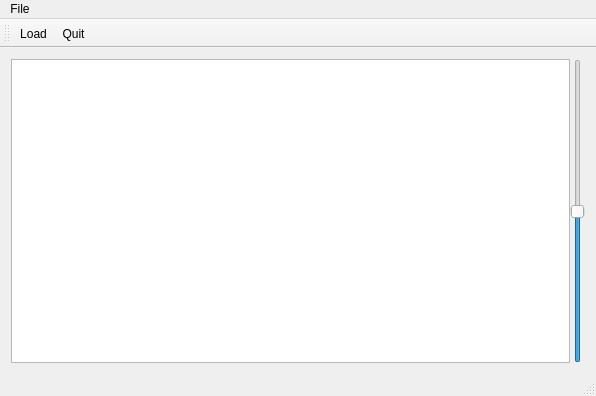
<?xml version="1.0" encoding="UTF-8"?>
<ui version="4.0">
 <class>CadastreBrowser</class>
 <widget class="QMainWindow" name="CadastreBrowser">
  <property name="geometry">
   <rect>
    <x>0</x>
    <y>0</y>
    <width>596</width>
    <height>396</height>
   </rect>
  </property>
  <property name="windowTitle">
   <string>CadastreBrowser</string>
  </property>
  <widget class="QWidget" name="centralWidget">
   <layout class="QGridLayout" name="gridLayout">
    <item row="0" column="0">
     <layout class="QHBoxLayout" name="horizontalLayout">
      <property name="spacing">
       <number>0</number>
      </property>
      <item>
       <widget class="QGraphicsView" name="graphicsView"/>
      </item>
      <item>
       <widget class="QSlider" name="zoomSlider">
        <property name="minimum">
         <number>1</number>
        </property>
        <property name="maximum">
         <number>200</number>
        </property>
        <property name="value">
         <number>100</number>
        </property>
        <property name="orientation">
         <enum>Qt::Vertical</enum>
        </property>
       </widget>
      </item>
     </layout>
    </item>
   </layout>
  </widget>
  <widget class="QMenuBar" name="menuBar">
   <property name="geometry">
    <rect>
     <x>0</x>
     <y>0</y>
     <width>596</width>
     <height>22</height>
    </rect>
   </property>
   <widget class="QMenu" name="menuFile">
    <property name="title">
     <string>File</string>
    </property>
    <addaction name="actionLoad"/>
    <addaction name="actionQuit"/>
   </widget>
   <addaction name="menuFile"/>
  </widget>
  <widget class="QToolBar" name="mainToolBar">
   <attribute name="toolBarArea">
    <enum>TopToolBarArea</enum>
   </attribute>
   <attribute name="toolBarBreak">
    <bool>false</bool>
   </attribute>
   <addaction name="actionLoad"/>
   <addaction name="actionQuit"/>
  </widget>
  <widget class="QStatusBar" name="statusBar"/>
  <action name="actionQuit">
   <property name="text">
    <string>Quit</string>
   </property>
   <property name="toolTip">
    <string>Quit</string>
   </property>
   <property name="shortcut">
    <string>Ctrl+Q</string>
   </property>
  </action>
  <action name="actionLoad">
   <property name="text">
    <string>Load</string>
   </property>
   <property name="toolTip">
    <string>Load a city from the cadastre</string>
   </property>
   <property name="shortcut">
    <string>Ctrl+O</string>
   </property>
  </action>
 </widget>
 <layoutdefault spacing="6" margin="11"/>
 <resources/>
 <connections>
  <connection>
   <sender>actionQuit</sender>
   <signal>activated()</signal>
   <receiver>CadastreBrowser</receiver>
   <slot>close()</slot>
   <hints>
    <hint type="sourcelabel">
     <x>-1</x>
     <y>-1</y>
    </hint>
    <hint type="destinationlabel">
     <x>299</x>
     <y>199</y>
    </hint>
   </hints>
  </connection>
 </connections>
</ui>
